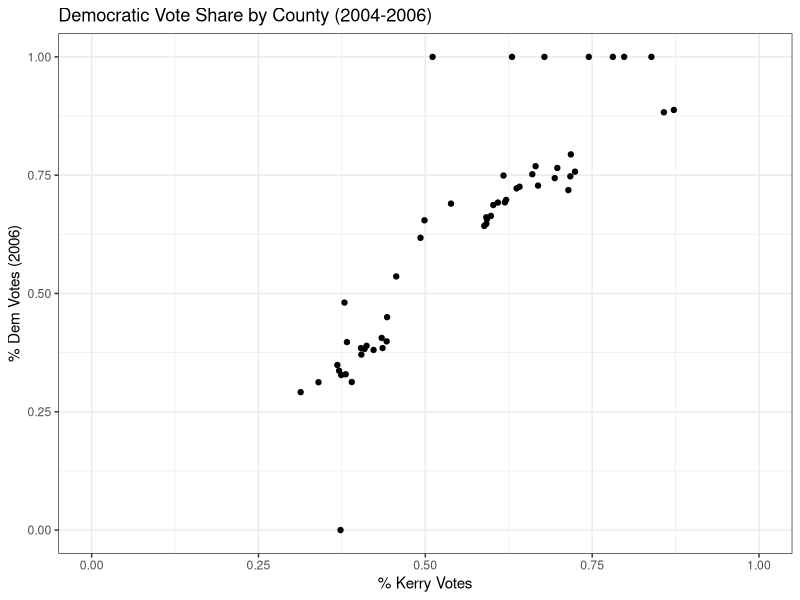
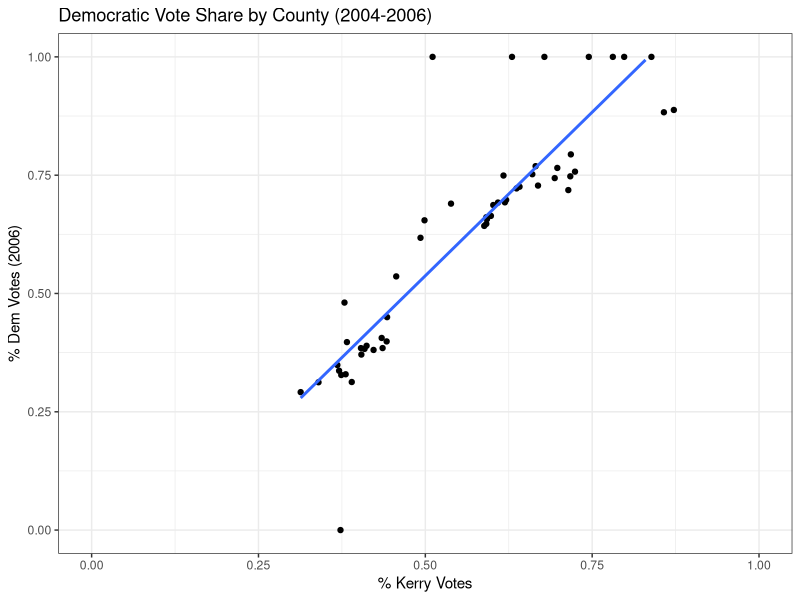
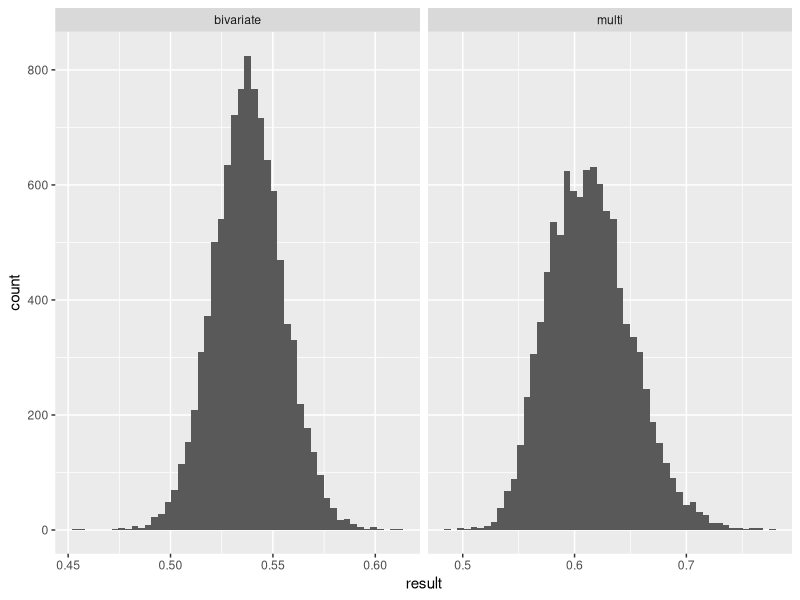
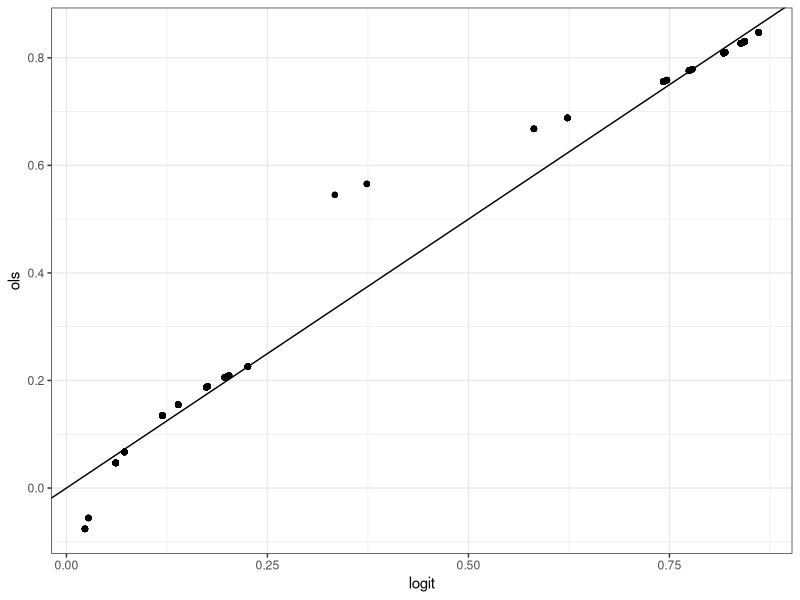
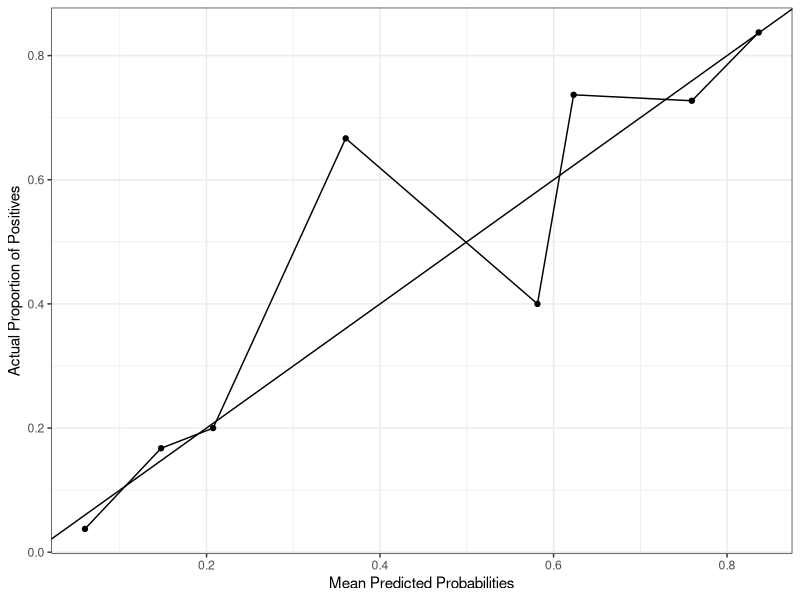

Here is the R script that generated these plots, in order:
## ---- chunk 1
knitr::opts_chunk$set(echo = TRUE)
library(ggplot2)
## ---- chunk 2
regTable = function(model){
  m = summary(model)
  tidydf = data.frame(terms = names(m[["coefficients"]][,1]),
                      estimates = round(m[["coefficients"]][,1],4),
                      std.error = m[["coefficients"]][,2],
                      statistic = m[["coefficients"]][,3],
                      p.value = m[["coefficients"]][,4],
                      row.names = NULL)
  
  ## Round the numeric columns to 4 digits
  tidydf[, 2:ncol(tidydf)] = apply(tidydf[, 2:ncol(tidydf)], 
                                      2, 
                                      function(x) round(x, 4)
                                      )
  return(tidydf)
}
## ---- chunk 3
set.seed(123)
x = rexp(1500, rate = 2)
## ---- chunk 4
boot_univariate = function(datvec, statint, B, alpha){
  out = vector(mode = "logical", length = B)
  for(i in 1:B){
    out[i] = statint(sample(datvec, replace = T))
  }
  conf.out = quantile(out, probs = c(alpha/2, 1-alpha/2))
  return(conf.out)
}

## ---- chunk 5
boot_univariate(x, median, 10000, 0.05)
## ---- chunk 6
iqr = function(x){
  return(quantile(x, probs = .75) - quantile(x, probs = .25))
}
boot_univariate(x, iqr, 10000, 0.05)
## ---- chunk 7
ca = read.csv("ca2006.csv")
## ---- chunk 8
plot = ca |>
  ggplot(aes(dem_pres_2004, prop_d))+
  geom_point()+
  labs(x = "% Kerry Votes",
       y = "% Dem Votes (2006)",
       title = "Democratic Vote Share by County (2004-2006)")+
  theme_bw()+
  ylim(0,1)+
  xlim(0,1)
plot
## ---- chunk 9
reg = lm(prop_d ~ dem_pres_2004, data = ca)
regTable(reg)
## ---- chunk 10
plot + geom_smooth(method = "lm", se = F)
## ---- chunk 11
my_predict = function(coefs, newdata, ols = TRUE){
  if(ols == TRUE){
    ## Linear Model prediction 
    prediction = sum(coefs%*%newdata)
    return(unname(prediction))
  }else{
    ## Logit Model prediction 
    betas = unname(coefs) %*% newdata
    odds = 1/ (1 + exp(-betas))
    return(odds)
  }
}

my_predict(reg$coefficients, newdata = c(1, 0.5))
## ---- chunk 12
mreg = lm(prop_d ~ dem_pres_2004 + dem_pres_2000 + dem_inc,
          data = ca)

my_predict(mreg$coefficients, 
           newdata = c(1,0.5, 0.5, 1), 
           ols = TRUE)
## ---- chunk 13
boot_reg = function(df, N = 53, B = 10000, alpha = 0.05){
  set.seed(pi)
  simple = vector(mode = "logical", length = B)
  multi = vector(mode = "logical", length = B)
  for(i in 1:B){
    dat = df[sample.int(nrow(df), 53, replace = T),]
    simple[i] = my_predict(lm(prop_d ~ dem_pres_2004, 
                              data = dat)$coefficients,
                           newdata = c(1,0.5))
    multi[i] = my_predict(lm(prop_d ~ dem_pres_2004 + 
                               dem_pres_2000 + dem_inc,
                             data = dat)$coefficients, 
                          newdata = c(1,0.5,0.5,1))
  }
  sci = quantile(simple, probs = c(alpha/2, 1-alpha/2))
  mci = quantile(multi, probs = c(alpha/2, 1-alpha/2))
  return(list(simple = simple, multi = multi,
              simple_ci = sci, multi_ci = mci))
}
## ---- chunk 14
results = boot_reg(df = ca)
## ---- chunk 15
knitr::kable(rbind(results$simple_ci, results$multi_ci))
## ---- chunk 16
out = data.frame(id = c(rep("bivariate", 10000), 
                          rep("multi", 10000)),
                   result = c(results$simple, 
                               results$multi))
## ---- chunk 17
out |>
  ggplot(aes(result))+
  geom_histogram(bins = 50)+
  facet_wrap(~id, scales = "free_x")
## ---- chunk 18
mean(results$simple > .5)
mean(results$multi > .5)
## ---- chunk 19
clinton = read.csv("vote92.csv")
mean(clinton$clintonvote)
## ---- chunk 20
logit = glm(clintonvote ~ dem + female + clintondist, data = clinton,
            family = "binomial")
regTable(logit)
## ---- chunk 21
## see my_predict() function definition 
my_predict(logit$coefficients, newdata = c(1,1,1,1), ols = FALSE)
## ---- chunk 22
ols = lm(clintonvote ~ dem + female + clintondist, data = clinton)
ols.preds = vector(mode = "logical", nrow(clinton))
logit.preds = vector(mode = "logical", nrow(clinton))

for(i in 1:nrow(clinton)){
  newdata = newdata = c(1, as.numeric(clinton[i,c(2:4)]))
  ols.preds[i] = my_predict(ols$coefficients, newdata, ols = TRUE)
  logit.preds[i] = my_predict(logit$coefficients, newdata, ols = FALSE)
}
## ---- chunk 23
data.frame(ols = ols.preds, logit = logit.preds) |>
  ggplot(aes(logit, ols))+
  geom_point()+
  geom_abline(intercept = 0,slope = 1)+
  theme_bw()
## ---- chunk 24
bins = cut(logit.preds, breaks = seq(0,1,.1), right = FALSE,
           labels = c(1:10))
bonusDat = data.frame(preds = logit.preds, bins = bins)
mean_prob = aggregate(bonusDat$preds, by = list(bins), FUN=mean)
posi_prob = aggregate(clinton$clintonvote, by = list(bins), FUN=mean)

data.frame(mean_prob = mean_prob$x, posi_prob = posi_prob$x) |>
  ggplot(aes(mean_prob, posi_prob))+
  geom_point()+
  geom_line()+
  geom_abline(intercept = 0, slope = 1)+
  theme_bw()+
  labs(x = "Mean Predicted Probabilities",
       y = "Actual Proportion of Positives")

